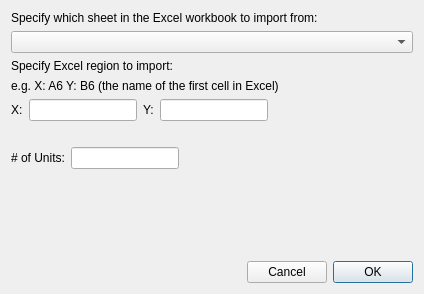
<?xml version="1.0" encoding="UTF-8"?>
<ui version="4.0">
 <class>ExcelRegionSelector</class>
 <widget class="QDialog" name="ExcelRegionSelector">
  <property name="windowModality">
   <enum>Qt::ApplicationModal</enum>
  </property>
  <property name="geometry">
   <rect>
    <x>0</x>
    <y>0</y>
    <width>424</width>
    <height>294</height>
   </rect>
  </property>
  <property name="sizePolicy">
   <sizepolicy hsizetype="Fixed" vsizetype="Fixed">
    <horstretch>0</horstretch>
    <verstretch>0</verstretch>
   </sizepolicy>
  </property>
  <property name="minimumSize">
   <size>
    <width>0</width>
    <height>0</height>
   </size>
  </property>
  <property name="maximumSize">
   <size>
    <width>16777215</width>
    <height>16777215</height>
   </size>
  </property>
  <property name="windowTitle">
   <string>Select Excel Region</string>
  </property>
  <layout class="QVBoxLayout" name="verticalLayout_2">
   <item>
    <widget class="QLabel" name="label_6">
     <property name="text">
      <string>Specify which sheet in the Excel workbook to import from:</string>
     </property>
    </widget>
   </item>
   <item>
    <widget class="QComboBox" name="cmboSheet"/>
   </item>
   <item>
    <widget class="QLabel" name="label">
     <property name="text">
      <string>Specify Excel region to import:</string>
     </property>
    </widget>
   </item>
   <item>
    <widget class="QLabel" name="label_2">
     <property name="text">
      <string>e.g. X: A6 Y: B6 (the name of the first cell in Excel)</string>
     </property>
    </widget>
   </item>
   <item>
    <layout class="QHBoxLayout" name="horizontalLayout_4">
     <item>
      <layout class="QVBoxLayout" name="verticalLayout">
       <item>
        <layout class="QHBoxLayout" name="horizontalLayout_3">
         <item>
          <layout class="QFormLayout" name="formLayout">
           <item row="0" column="0">
            <widget class="QLabel" name="label_3">
             <property name="text">
              <string>X:</string>
             </property>
            </widget>
           </item>
           <item row="0" column="1">
            <widget class="QLineEdit" name="txtXName">
             <property name="sizePolicy">
              <sizepolicy hsizetype="Preferred" vsizetype="Fixed">
               <horstretch>0</horstretch>
               <verstretch>0</verstretch>
              </sizepolicy>
             </property>
             <property name="text">
              <string/>
             </property>
            </widget>
           </item>
          </layout>
         </item>
         <item>
          <layout class="QFormLayout" name="formLayout_2">
           <item row="0" column="0">
            <widget class="QLabel" name="label_4">
             <property name="text">
              <string>Y:</string>
             </property>
            </widget>
           </item>
           <item row="0" column="1">
            <widget class="QLineEdit" name="txtYName">
             <property name="sizePolicy">
              <sizepolicy hsizetype="Preferred" vsizetype="Fixed">
               <horstretch>0</horstretch>
               <verstretch>0</verstretch>
              </sizepolicy>
             </property>
             <property name="text">
              <string/>
             </property>
            </widget>
           </item>
          </layout>
         </item>
        </layout>
       </item>
       <item>
        <spacer name="verticalSpacer_2">
         <property name="orientation">
          <enum>Qt::Vertical</enum>
         </property>
         <property name="sizeType">
          <enum>QSizePolicy::Fixed</enum>
         </property>
         <property name="sizeHint" stdset="0">
          <size>
           <width>20</width>
           <height>20</height>
          </size>
         </property>
        </spacer>
       </item>
       <item>
        <layout class="QHBoxLayout" name="horizontalLayout_2">
         <item>
          <layout class="QHBoxLayout" name="horizontalLayout">
           <item>
            <widget class="QLabel" name="label_5">
             <property name="text">
              <string># of Units:</string>
             </property>
            </widget>
           </item>
           <item>
            <widget class="QLineEdit" name="txtCount">
             <property name="sizePolicy">
              <sizepolicy hsizetype="Preferred" vsizetype="Fixed">
               <horstretch>0</horstretch>
               <verstretch>0</verstretch>
              </sizepolicy>
             </property>
             <property name="text">
              <string/>
             </property>
            </widget>
           </item>
          </layout>
         </item>
         <item>
          <spacer name="horizontalSpacer">
           <property name="orientation">
            <enum>Qt::Horizontal</enum>
           </property>
           <property name="sizeHint" stdset="0">
            <size>
             <width>40</width>
             <height>20</height>
            </size>
           </property>
          </spacer>
         </item>
        </layout>
       </item>
      </layout>
     </item>
     <item>
      <spacer name="horizontalSpacer_2">
       <property name="orientation">
        <enum>Qt::Horizontal</enum>
       </property>
       <property name="sizeHint" stdset="0">
        <size>
         <width>40</width>
         <height>20</height>
        </size>
       </property>
      </spacer>
     </item>
    </layout>
   </item>
   <item>
    <spacer name="verticalSpacer">
     <property name="orientation">
      <enum>Qt::Vertical</enum>
     </property>
     <property name="sizeType">
      <enum>QSizePolicy::Expanding</enum>
     </property>
     <property name="sizeHint" stdset="0">
      <size>
       <width>20</width>
       <height>20</height>
      </size>
     </property>
    </spacer>
   </item>
   <item>
    <layout class="QHBoxLayout" name="horizontalLayout_5">
     <item>
      <spacer name="horizontalSpacer_3">
       <property name="orientation">
        <enum>Qt::Horizontal</enum>
       </property>
       <property name="sizeHint" stdset="0">
        <size>
         <width>40</width>
         <height>20</height>
        </size>
       </property>
      </spacer>
     </item>
     <item>
      <widget class="QPushButton" name="btnCancel">
       <property name="text">
        <string>Cancel</string>
       </property>
      </widget>
     </item>
     <item>
      <widget class="QPushButton" name="btnOK">
       <property name="text">
        <string>OK</string>
       </property>
       <property name="default">
        <bool>true</bool>
       </property>
      </widget>
     </item>
    </layout>
   </item>
  </layout>
 </widget>
 <resources/>
 <connections/>
</ui>
